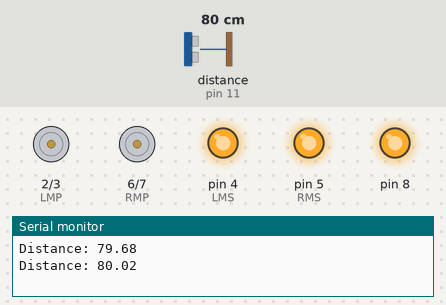
Simulated run of this sketch. Board: Arduino Uno, built with avr-gcc and run on an emulated ATmega328P. Shown: motor-driver pin pairs drawn as motors (green arrow = first pin HIGH = forward, orange = second pin HIGH = backward, longer = more drive), output pins drawn as LEDs (lit = HIGH), the last lines printed to the serial monitor. Wiring (inferred from the names in the program): ultrasonic range finder: trigger pin 12; echo pin 11. Dashed ring = blinking. The inputs (shaded band) are chosen by the test bench; at power-on: distance to the obstacle (sensor on pin 11) 80 cm. The echo pulse lasts 58.3 µs per cm; pins used as bus, display or sensor lines are not drawn.

Above: at 2.9 s.
3.0 s: distance to the obstacle (sensor on pin 11) set to 299 cm
At 5.2 s:
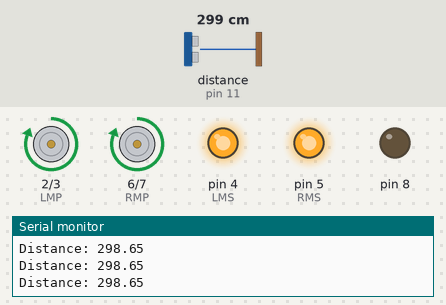
5.8 s: distance to the obstacle (sensor on pin 11) set to 2 cm
At 7.5 s:
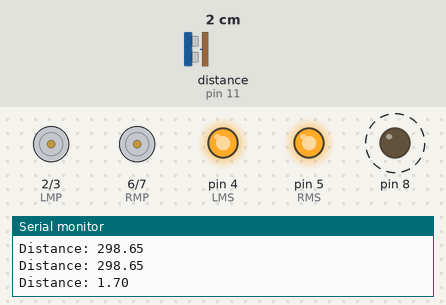
12.0 s: distance to the obstacle (sensor on pin 11) set to 120 cm
At 13.1 s:
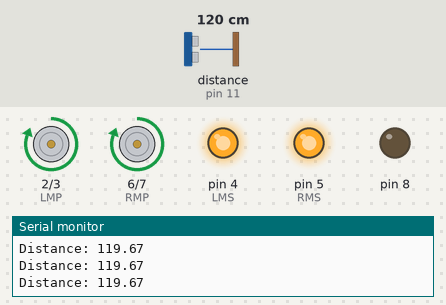
14.8 s: distance to the obstacle (sensor on pin 11) set to 4 cm
At 15.7 s:
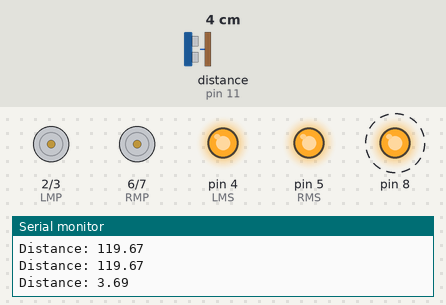
Timing chart, 0 to 22.0 s (numbered marks = the images above; inputs shaded):
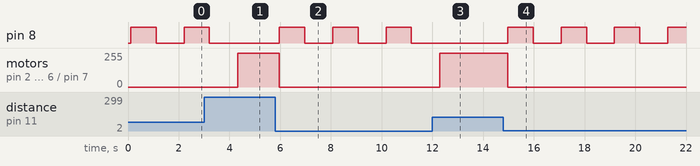

Measured:
- after the input at 3.0 s, pin 8: goes on until 3.2 s, then stays LOW; motor on pin 2 (LMP) / pin 3 (LMN), motor on pin 6 (RMP) / pin 7 (RMN): stopped → forward 255/255 after 1.3 s
- after the input at 5.8 s, pin 8: alternates HIGH for 1.0 s and LOW for 1.1 s, starting after 0.17 s; motor on pin 2 (LMP) / pin 3 (LMN), motor on pin 6 (RMP) / pin 7 (RMN): forward 255/255 → stopped after 0.17 s
- after the input at 12.0 s, pin 8: stays LOW (without the input it goes to HIGH after 0.27 s); motor on pin 2 (LMP) / pin 3 (LMN), motor on pin 6 (RMP) / pin 7 (RMN): stopped → forward 255/255 after 0.28 s
- after the input at 14.8 s, pin 8: alternates HIGH for 1.0 s and LOW for 1.1 s, starting after 0.18 s; motor on pin 2 (LMP) / pin 3 (LMN), motor on pin 6 (RMP) / pin 7 (RMN): forward 255/255 → stopped after 0.18 s

The sketch:

Arduino.ino
```cpp
#include <Servo.h>
#define RMS 5
#define RMP 6
#define RMN 7
#define LMS 4
#define LMP 2
#define LMN 3

const int trigPin = 12;
const int echoPin = 11;

float duration, distance;

void setup() {
  pinMode(8, OUTPUT);
  pinMode(trigPin, OUTPUT);
  pinMode(echoPin, INPUT);
  pinMode(RMS, OUTPUT);
  pinMode(RMP, OUTPUT);
  pinMode(RMN, OUTPUT);
  pinMode(LMS, OUTPUT);
  pinMode(LMP, OUTPUT);
  pinMode(LMN, OUTPUT);
  digitalWrite(RMS, HIGH);
  digitalWrite(LMS, HIGH);

  Serial.begin(9600);
}

void loop() {
  sense();

  if(distance>100)
  {
    forward();
  }
  else
  {
    stops();
    digitalWrite(8, HIGH);
    delay(1000);
    digitalWrite(8, LOW);
    delay(1000);
  }

}

void sense()
{
  digitalWrite(trigPin, LOW);
  delayMicroseconds(2);
  digitalWrite(trigPin, HIGH);
  delayMicroseconds(10);
  digitalWrite(trigPin, LOW);

  duration = pulseIn(echoPin, HIGH);
  distance = (duration*.0343)/2;
  Serial.print("Distance: ");
  Serial.println(distance);
  delay(100);
}

void forward()
{
  digitalWrite(RMP, HIGH);
  digitalWrite(RMN, LOW);
  digitalWrite(LMP, HIGH);
  digitalWrite(LMN, LOW);
 }


void stops()
{
  digitalWrite(RMP, LOW);
  digitalWrite(RMN, LOW);
  digitalWrite(LMP, LOW);
  digitalWrite(LMN, LOW);
}
```
